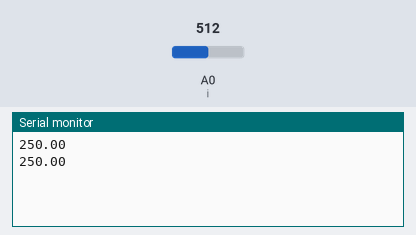
A sketch run on a simulated Arduino Uno, built with avr-gcc and run on an emulated ATmega328P. Parts: the last lines printed to the serial monitor. The inputs (shaded band) are chosen by the test bench; at power-on: A0 (i) = 512.

Above: at 1.8 s.
1.9 s: A0 (i) set to 716
At 2.8 s:
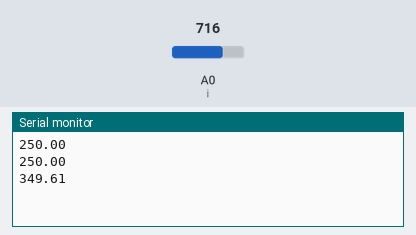
3.4 s: A0 (i) set to 900
At 4.7 s:
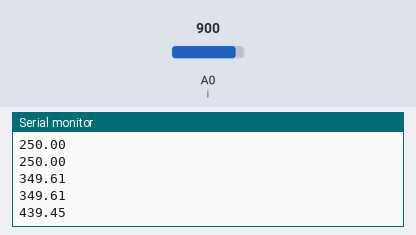
Timing chart, 0 to 6.4 s (numbered marks = the images above; inputs shaded):
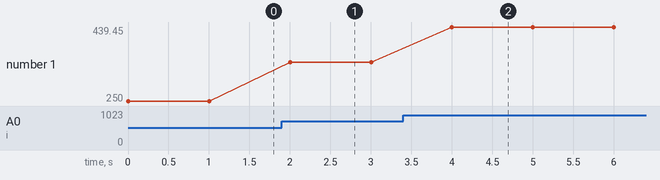

The sketch:

Lm35.ino
```cpp
// 1 độ tương ứng với 10mV
int i=A0;
int k;
void setup()
{
 Serial.begin(9600);
}
void loop()
{
k=analogRead(i);
float nd=k*(5.0/1024.0)*100;
Serial.println(nd);delay(1000);
}
```

Measured:
- after the input at 1.9 s, the serial monitor: prints a new line after 0.10 s (image 1)
- after the input at 3.4 s, the serial monitor: prints a new line after 0.60 s (image 2)
- plotted number 1: 250 → 349.61 after the input at 1.9 s, 349.61 → 439.45 after the input at 3.4 s
